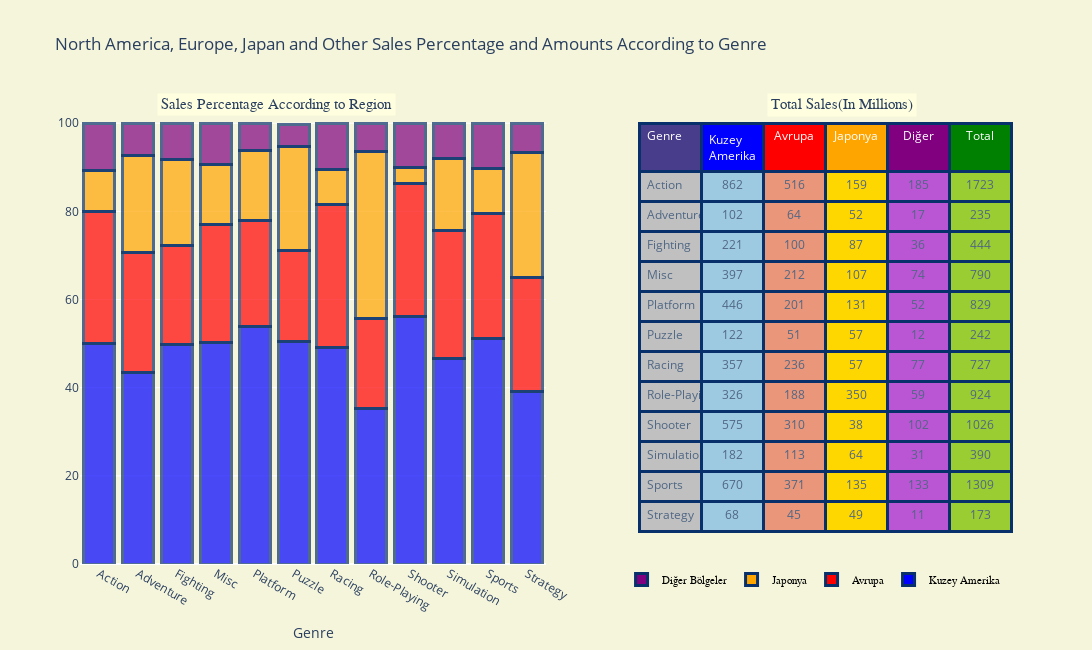

Here is the notebook cell this chart was saved with:
### Markdown cell above
<a id="11"></a> <br>
# Tür ve Bölgelere Göre Satışlar (North America, Europe, Japan and Other Sales Percentage and Amounts According to Genre)

    1.) Datayı, tür(genre)'e göre gruplayarak, her tür için her bölge(NA,EU,JP,OT,GS) satışlarını bulalım.
    2.) Her bölge satışının global satışa oranını elde edelim.
    3.) Her bölge için türlerin Global satışa olan Sonuçlarımızı Bar ile plot edelim.
    4.) Her bölge için türlerin total satışını veren sonuçlarımızı tabloda listeleyelim

### Code cell
genre=pd.DataFrame(data.groupby("Genre")[["NA_Sales","EU_Sales","JP_Sales","Other_Sales","Global_Sales"]].sum())
genre.reset_index(level=0, inplace=True)   # add index
genrecount=pd.DataFrame(data["Genre"].value_counts())
genrecount.reset_index(level=0, inplace=True) # add index
genrecount.rename(columns={"Genre": "Counts","index":"Genre"}, inplace=True) #dataframe columns rename and save
genre=pd.merge(genre,genrecount,on="Genre") # merge ==> dataframe1 + dataframe2 = new dataframe ==> genre + genrecount = genre



#for Tabla Design
table_data=genre[["Genre","NA_Sales","EU_Sales","JP_Sales","Other_Sales","Global_Sales"]]  # Tablo için genreden belirtilen alanlar çekildi
# Tablo içindeki kolon isimleri değiştirildi.
table_data = table_data.rename(columns = {"NA_Sales": "Kuzey Amerika",  
                                  "EU_Sales":"Avrupa", 
                                  "JP_Sales": "Japonya","Other_Sales":"Diğer","Global_Sales":"Total"})


x=genre.Genre 
NA_Perce=list(genre["NA_Sales"]/genre["Global_Sales"]*100)       #oranlar1
EU_Perce=list(genre["EU_Sales"]/genre["Global_Sales"]*100)       #oranlar2
JP_Perce=list(genre["JP_Sales"]/genre["Global_Sales"]*100)       #oranlar3
Other_Perce=list(genre["Other_Sales"]/genre["Global_Sales"]*100) #oranlar4

trace1=go.Bar(
    x=x,
    y=NA_Perce,
    name='Kuzey Amerika',
    xaxis='x2',yaxis='y2',
    marker=dict(color="blue",
                opacity=0.7,
                line=dict(color='rgb(8,48,107)',width=3)))

trace2=go.Bar(
    x=x,
    y=EU_Perce,
    name='Avrupa',
    xaxis='x2',yaxis='y2',
    marker=dict(color="red",
                opacity=0.7,
                line=dict(color='rgb(8,48,107)',width=3)))

trace3=go.Bar(
    x=x,
    y=JP_Perce,
    name='Japonya',
    xaxis='x2',yaxis='y2',
    marker=dict(color="orange",
                opacity=0.7,
                line=dict(color='rgb(8,48,107)',width=3)))

trace4=go.Bar(
    x=x,
    y=Other_Perce,
    name='Diğer Bölgeler',
    xaxis='x2',yaxis='y2',
    marker=dict(color="purple",
                opacity=0.7,
                line=dict(color='rgb(8,48,107)',width=3)))

trace5=go.Table(                      #Table=> Header,Cells,Domain ==> Table(header,cells,domain),parameter
    header = dict(
    values = table_data.columns,
    line = dict(color = 'rgb(8,48,107)',width=3),
    fill = dict(color = ["darkslateblue","blue","red", "orange","purple","green"]),
    align = ['left','center'],
    font = dict(color = 'white', size = 12),
    height=30,
  ),
    # round ile her bir değer ondalık sayıya yuvarlanıyor.
  cells = dict(
    values = [table_data.Genre,round(table_data["Kuzey Amerika"]),round(table_data["Avrupa"]), round(table_data["Japonya"]), round(table_data["Diğer"]),round(table_data["Total"])],
    height=30,
    line = dict(color = 'rgb(8,48,107)',width=3),   #hücre çizgilerinin renk ve kalınlığı
    fill = dict(color = ["silver","rgb(158,202,225)","darksalmon", "gold","mediumorchid","yellowgreen"]), # Hücrelerin renkleri
    align = ['left', 'center'],
    font = dict(color = '#506784', size = 12)
  ),
    domain=dict(x=[0.60,1],y=[0,0.95]),   # tablonun duracağı konum, belirlenmezse default olarak diğer tracelerin üstünü kapatır.
)

# Create Data (Traceler biraraya toplandı ve figür parametresi için hazır hale geldi.)
data_new = [trace1, trace2,trace3,trace4,trace5]

# Create layout (Layout Oluşturuluyor)
layout_new = go.Layout(barmode='stack',autosize=False,width=1200,height=650,
                legend=dict(
                x=.58, y=0,orientation="h",font=dict(family='Courier New, monospace',size=11,color='#000'),
                bgcolor='beige', bordercolor='beige', borderwidth=1),
                title='North America, Europe, Japan and Other Sales Percentage and Amounts According to Genre',
                
                xaxis2=dict(domain=[0, 0.50],anchor="y2", title='Genre'),
                paper_bgcolor='beige',plot_bgcolor='beige',
                annotations=[ dict( text='Sales Percentage According to Region',
                                    x=0.08,y=1.02,xref="paper",yref="paper",showarrow=False,
                                    font=dict(size=15,family="Courier New, monospace"),
                                    bgcolor="lightyellow",borderwidth=5
                                  ), #dict1 end
                              dict( text='Total Sales(In Millions)'
                                    ,x=0.9,y=1.02,xref="paper",yref="paper",showarrow=False,
                                   font=dict(size=15,family='Courier New, monospace'),
                                   bgcolor="lightyellow",borderwidth=5
                                   )#dickt2 end
                ]# annotations end
)#layout end
fig=go.Figure(data=data_new,layout=layout_new)
iplot(fig)

### Figure 1 — Plotly figure (JSON) as saved in the notebook; plotly's stock layout.template omitted (floating-point values rounded to 4 significant figures)
{"data": [{"marker": {"color": "blue", "line": {"color": "rgb(8,48,107)", "width": 3}, "opacity": 0.7}, "name": "Kuzey Amerika", "type": "bar", "x": ["Action", "Adventure", "Fighting", "Misc", "Platform", "Puzzle", "Racing", "Role-Playing", "Shooter", "Simulation", "Sports", "Strategy"], "xaxis": "x2", "y": [50.02, 43.45, 49.71, 50.25, 53.79, 50.37, 49.11, 35.34, 56.05, 46.61, 51.18, 39.15], "yaxis": "y2"}, {"marker": {"color": "red", "line": {"color": "rgb(8,48,107)", "width": 3}, "opacity": 0.7}, "name": "Avrupa", "type": "bar", "x": ["Action", "Adventure", "Fighting", "Misc", "Platform", "Puzzle", "Racing", "Role-Playing", "Shooter", "Simulation", "Sports", "Strategy"], "xaxis": "x2", "y": [29.98, 27.17, 22.52, 26.81, 24.2, 20.86, 32.52, 20.3, 30.25, 28.98, 28.36, 25.88], "yaxis": "y2"}, {"marker": {"color": "orange", "line": {"color": "rgb(8,48,107)", "width": 3}, "opacity": 0.7}, "name": "Japonya", "type": "bar", "x": ["Action", "Adventure", "Fighting", "Misc", "Platform", "Puzzle", "Racing", "Role-Playing", "Shooter", "Simulation", "Sports", "Strategy"], "xaxis": "x2", "y": [9.209, 22.16, 19.63, 13.5, 15.76, 23.4, 7.789, 37.92, 3.721, 16.29, 10.29, 28.34], "yaxis": "y2"}, {"marker": {"color": "purple", "line": {"color": "rgb(8,48,107)", "width": 3}, "opacity": 0.7}, "name": "Diğer Bölgeler", "type": "bar", "x": ["Action", "Adventure", "Fighting", "Misc", "Platform", "Puzzle", "Racing", "Role-Playing", "Shooter", "Simulation", "Sports", "Strategy"], "xaxis": "x2", "y": [10.73, 7.119, 8.15, 9.359, 6.213, 5.148, 10.55, 6.428, 9.93, 8.041, 10.13, 6.481], "yaxis": "y2"}, {"cells": {"align": ["left", "center"], "fill": {"color": ["silver", "rgb(158,202,225)", "darksalmon", "gold", "mediumorchid", "yellowgreen"]}, "font": {"color": "#506784", "size": 12}, "height": 30, "line": {"color": "rgb(8,48,107)", "width": 3}, "values": [["Action", "Adventure", "Fighting", "Misc", "Platform", "Puzzle", "Racing", "Role-Playing", "Shooter", "Simulation", "Sports", "Strategy"], [862.0, 102.0, 221.0, 397.0, 446.0, 122.0, 357.0, 326.0, 575.0, 182.0, 670.0, 68.0], [516.0, 64.0, 100.0, 212.0, 201.0, 51.0, 236.0, 188.0, 310.0, 113.0, 371.0, 45.0], [159.0, 52.0, 87.0, 107.0, 131.0, 57.0, 57.0, 350.0, 38.0, 64.0, 135.0, 49.0], [185.0, 17.0, 36.0, 74.0, 52.0, 12.0, 77.0, 59.0, 102.0, 31.0, 133.0, 11.0], [1723.0, 235.0, 444.0, 790.0, 829.0, 242.0, 727.0, 924.0, 1026.0, 390.0, 1309.0, 173.0]]}, "domain": {"x": [0.6, 1], "y": [0, 0.95]}, "header": {"align": ["left", "center"], "fill": {"color": ["darkslateblue", "blue", "red", "orange", "purple", "green"]}, "font": {"color": "white", "size": 12}, "height": 30, "line": {"color": "rgb(8,48,107)", "width": 3}, "values": ["Genre", "Kuzey Amerika", "Avrupa", "Japonya", "Diğer", "Total"]}, "type": "table"}], "layout": {"annotations": [{"bgcolor": "lightyellow", "borderwidth": 5, "font": {"family": "Courier New, monospace", "size": 15}, "showarrow": false, "text": "Sales Percentage According to Region", "x": 0.08, "xref": "paper", "y": 1.02, "yref": "paper"}, {"bgcolor": "lightyellow", "borderwidth": 5, "font": {"family": "Courier New, monospace", "size": 15}, "showarrow": false, "text": "Total Sales(In Millions)", "x": 0.9, "xref": "paper", "y": 1.02, "yref": "paper"}], "autosize": false, "barmode": "stack", "height": 650, "legend": {"bgcolor": "beige", "bordercolor": "beige", "borderwidth": 1, "font": {"color": "#000", "family": "Courier New, monospace", "size": 11}, "orientation": "h", "x": 0.58, "y": 0}, "paper_bgcolor": "beige", "plot_bgcolor": "beige", "title": {"text": "North America, Europe, Japan and Other Sales Percentage and Amounts According to Genre"}, "width": 1200, "xaxis2": {"anchor": "y2", "domain": [0, 0.5], "title": {"text": "Genre"}}}}
